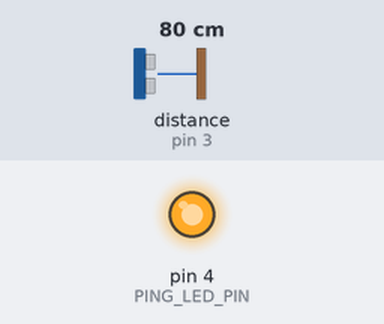
Recording of a sketch running on a simulated Arduino Uno, built with avr-gcc and run on an emulated ATmega328P. On the bench: output pins drawn as LEDs (lit = HIGH). Wiring (inferred from the names in the program): ultrasonic range finder: trigger pin 2; echo pin 3. The test bench sets the inputs (shaded band); at power-on: distance to the obstacle (sensor on pin 3) 80 cm. The echo pulse lasts 58.3 µs per cm; pins used as bus, display or sensor lines are not drawn; what the sketch prints to the serial monitor is not drawn.

Above: at 0.1 s.
At 4.3 s:
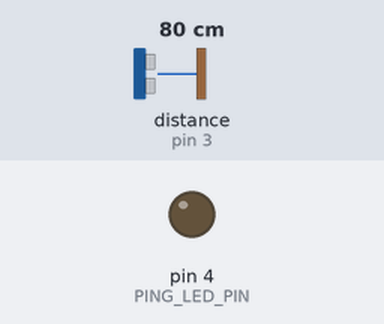
Timing chart, 0 to 5.8 s (numbered marks = the images above):
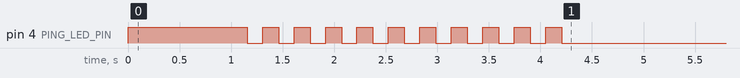

The sketch:

ultrasonic_entry_exit.ino
```cpp
/*
 * Program adjusts itself to the nearest wall or maximal distance
 * Program tracks whether the ultrasonic sensor has been triggered.
 * If the trigger distance increases, the person is entering
 * If the trigger distance decreases, the person is entering
 * The program will light up a LED upon detection
 * The program will output a string which will tell whether a person left or entered
 */

// digital pins
#define TRIGGER_PIN         2
#define ECHO_PIN            3
#define PING_LED_PIN        4
#define PING_DELAY_TIME     10
#define ADJUST_DELAY_TIME   150
#define NUM_OF_ADJUSTMENTS  10

long maxDistance;

// setting up pins and communication via serial
// starts the self adjustment method
void setup() {
    pinMode(TRIGGER_PIN, OUTPUT);
    pinMode(ECHO_PIN, INPUT);
    pinMode(PING_LED_PIN, OUTPUT);

    // establishing serial connection to main
    Serial.begin(9600);
    // self-adjustment
    maxDistance = adjust();
    Serial.print((int) maxDistance);
}

long sendPing() {
    digitalWrite(TRIGGER_PIN, HIGH);
    delayMicroseconds(PING_DELAY_TIME);
    digitalWrite(TRIGGER_PIN, LOW);
}

long getDistance() {
    sendPing();
    long distance = pulseIn(ECHO_PIN, HIGH);
    delayMicroseconds(PING_DELAY_TIME);
    return distance;
}

boolean isTriggered() {
    return getDistance() < maxDistance;
}

long adjust() {
    digitalWrite(PING_LED_PIN, HIGH);
    delay(1000);
    long sum = 0;
    for (int i = 0; i <= NUM_OF_ADJUSTMENTS; i++) {
        digitalWrite(PING_LED_PIN, HIGH);
        sum += getDistance();
        Serial.write((int) sum);
        Serial.write("\n");
        delay(ADJUST_DELAY_TIME);
        digitalWrite(PING_LED_PIN, LOW);
        delay(ADJUST_DELAY_TIME);
    }
    return (sum / NUM_OF_ADJUSTMENTS);
}


void loop(){
    if (isTriggered()) {
        Serial.print((int) getDistance());
        Serial.print("\n");
    }
}
```
